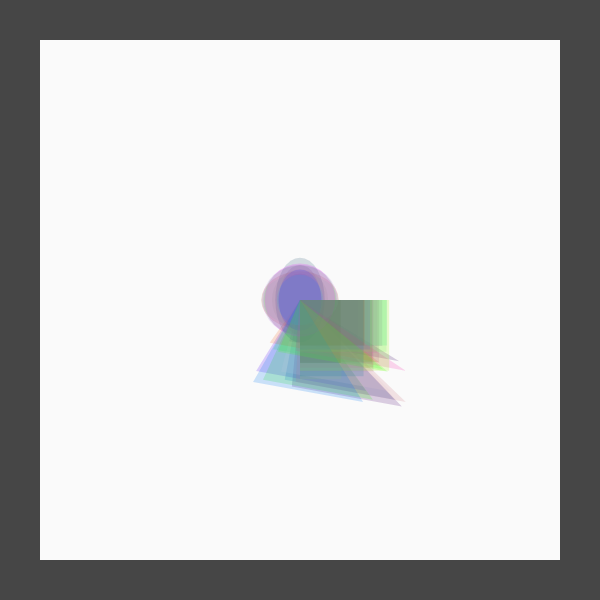
Frame 1 (no input)
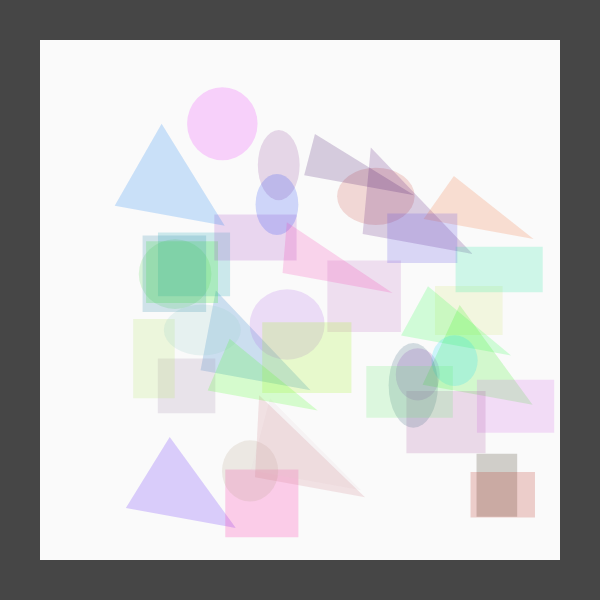
Frame 60 (no input)
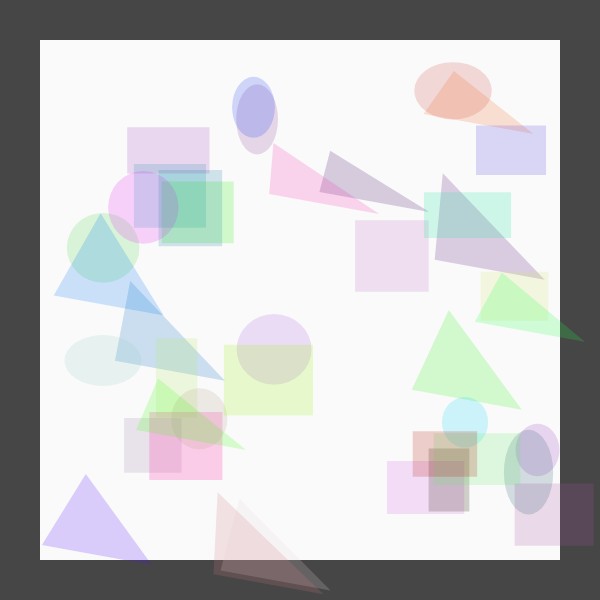
Frame 120 (the mouse pressed at the canvas centre since frame 60)

The p5.js sketch that drew these frames (run headless with seeded random() and noise() and a simulated clock; from frame 60 on, the mouse is pressed at the canvas centre):

// p5.js sketch
// ── sketch.js
// Example 2.4.3 Adjustable Array Version

let count = 40;
//this command will make an array like [ , , , ]
  //imagine making an egg carton w slots to use
 
  let loX = new Array(count);
  let loY = new Array(count);
  let speedX = new Array(count);
  let speedY = new Array(count);
  let cirSizeh = new Array(count);
  let cirSizev = new Array(count);
  let colorsR = new Array(count);
  let colorsG = new Array(count);
  let colorsB = new Array(count);
  let shapec = new Array(count);
  
  function setup() {
    createCanvas(600, 600);
    noStroke();
  
    for (let i=0; i < loX.length; i++) {
      loX[i] = width/2;
      loY[i] = height/2;
      speedX[i] = random(-3, 3);
      speedY[i] = random(-3, 3);
      cirSizeh[i] = random(40, 90);
      cirSizev[i] = random(40, 90);
      colorsR[i] = int(random(0, 255));
      colorsG[i] = int(random(0, 255));
      colorsB[i] = int(random(0, 255));
      shapec[i]  = int(random(0, 3))
      
     
  
      console.log("hello");
      console.log(shapec);
    }
  
  }
  function draw() {
  
    background(70);
    // makes a frame
    fill(250);
    rect(40, 40, width-80, height-80);
  
    for (let i = 0; i < loX.length; i++) {
  
       //check boundaries for all balls
       // note the '40+' and '-40' are to pull in the borders to match 
       // the background rect
           // less then 0
      if (loX[i] < 40+cirSizeh[i]/2 || loX[i] > (width-40)-cirSizeh[i]/2 ) {
       // cirSize[i]+= -20;
        speedX[i] = -speedX[i];
      }
            // less then 0
      if (loY[i] < 40+cirSizev[i]/2 || loY[i] > (height-40)-cirSizev[i]/2) {
        //cirSize[i]+= -20;
        speedY[i] = -speedY[i];
      }
  
      //draw all balls
      push();
      translate(loX[i],loY[i]);
      fill(colorsR[i],colorsG[i] ,colorsB[i],50);
  
      if ( shapec[i] == 0) {
      ellipse(0,0,cirSizeh[i],cirSizev[i]);
      } else if (shapec[i] == 1) {
       rect(0,0,cirSizeh[i],cirSizev[i]);
      } else {
       triangle(0,0,cirSizeh[i] + 20 ,cirSizev[i]+ 20, cirSizeh[i]- 90,cirSizev[i]  );
      }
      pop();
  
      //update all positions
      loX[i] += speedX[i];
      loY[i] += speedY[i];
    } 
  
  }
